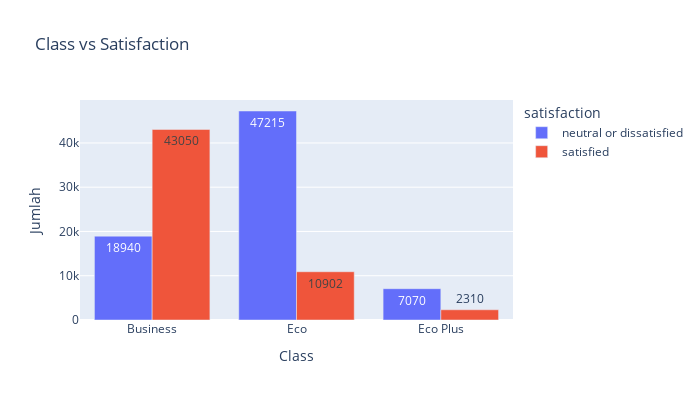

The cell this chart's notebook holds for it:
### Code cell
plot = px.bar(df_class, x='Class', y='Jumlah', color='satisfaction', barmode='group', title='Class vs Satisfaction', height=400, width=700, text='Jumlah')
plot.show()

### Figure 1 — Plotly figure (JSON) as saved in the notebook; plotly's stock layout.template omitted (floating-point values rounded to 4 significant figures)
{"data": [{"alignmentgroup": "True", "hovertemplate": "satisfaction=neutral or dissatisfied<br>Class=%{x}<br>Jumlah=%{text}<extra></extra>", "legendgroup": "neutral or dissatisfied", "marker": {"color": "#636efa", "pattern": {"shape": ""}}, "name": "neutral or dissatisfied", "offsetgroup": "neutral or dissatisfied", "orientation": "v", "showlegend": true, "text": [18940, 47215, 7070], "textposition": "auto", "type": "bar", "x": ["Business", "Eco", "Eco Plus"], "xaxis": "x", "y": [18940, 47215, 7070], "yaxis": "y"}, {"alignmentgroup": "True", "hovertemplate": "satisfaction=satisfied<br>Class=%{x}<br>Jumlah=%{text}<extra></extra>", "legendgroup": "satisfied", "marker": {"color": "#EF553B", "pattern": {"shape": ""}}, "name": "satisfied", "offsetgroup": "satisfied", "orientation": "v", "showlegend": true, "text": [43050, 10902, 2310], "textposition": "auto", "type": "bar", "x": ["Business", "Eco", "Eco Plus"], "xaxis": "x", "y": [43050, 10902, 2310], "yaxis": "y"}], "layout": {"barmode": "group", "height": 400, "legend": {"title": {"text": "satisfaction"}, "tracegroupgap": 0}, "title": {"text": "Class vs Satisfaction"}, "width": 700, "xaxis": {"anchor": "y", "domain": [0, 1], "title": {"text": "Class"}}, "yaxis": {"anchor": "x", "domain": [0, 1], "title": {"text": "Jumlah"}}}}
